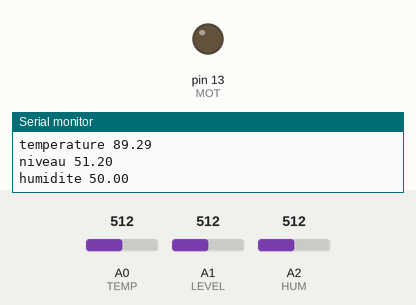
The sketch below on a simulated Arduino Uno, built with avr-gcc and run on an emulated ATmega328P. Shown: output pins drawn as LEDs (lit = HIGH), the last lines printed to the serial monitor. Inputs (shaded band) come from the test bench; at power-on: A2 (HUM) = 512, A0 (TEMP) = 512, A1 (LEVEL) = 512.

Above: at 1.2 s.
1.3 s: A2 (HUM) set to 999
11.2 s: A2 (HUM) set to 1014
At 21.2 s:
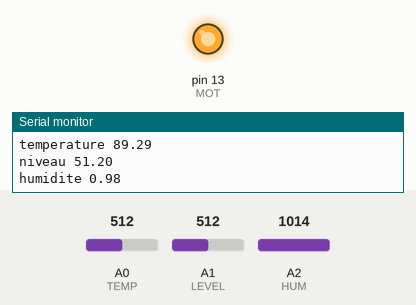
Timing chart, 0 to 22.7 s (numbered marks = the images above; inputs shaded):
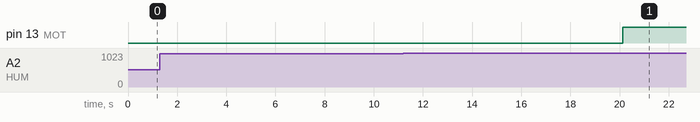

Measured:
- the behaviour switches between 1013 and 1014 on A2 (HUM) (found by bisection; images 0 and 1)
- after the input at 11.2 s, pin 13 (MOT): LOW → HIGH after 8.9 s

The sketch:

PlantCare.ino
```cpp
const int TEMP = A0;
const int LEVEL = A1;
const int HUM = A2;
const int MOT = 13;

const double a = 0.0011129148;
const double b = 0.000234125;
const double c = 0.0000000876741;

const int analogMaxTemp = 1024;
const int analogMinTemp = 0;
const int analogMaxHum = 1024; //sec
const int analogMinHum = 120;  //dans l'eau
const int analogMaxNiv = 1000; //plein
const int analogMinNiv = 100;  //vide

double TM = 0;
double Tm = 0;
double HM = 0;
double Hm = 0;

void setup() {
  Serial.begin(9600);
  pinMode(MOT, OUTPUT);
}

void loop() {
  //while((TM == 0) || (Tm == 0) || (HM == 0) || (Hm == 0)){
    static char buffer[32];
    static size_t pos = 0;
    while (Serial.available()){
        char c = Serial.read();
        if (c == '\n') {  // on end of line, parse the number
            buffer[pos] = '\0';

            Serial.print("received: ");
            Serial.println(buffer);
            pos = 0;
            if(buffer[0] == 'H' && buffer[1] == 'M'){
              HM = (double)((int)buffer[2]-'0')*10 + ((int)buffer[3]-'0');
            }
            else if (buffer[0] == 'H' && buffer[1] == 'P'){
              Hm = (double)((int)buffer[2]-'0')*10 + ((int)buffer[3]-'0');
            }
             else if (buffer[0] == 'T' && buffer[1] == 'M'){
              TM = (double)((int)buffer[2]-'0')*10 + ((int)buffer[3]-'0');
            }
             else if (buffer[0] == 'T' && buffer[1] == 'P'){
              Tm = (double)((int)buffer[2]-'0')*10 + ((int)buffer[3]-'0');
            }
        }
        else if (pos < sizeof buffer - 1) {  // otherwise, buffer it
            buffer[pos] = c;
            pos++;
        }
      }
    //}
  Serial.print("TEMPPLUS ");
  Serial.println(Tm);
  Serial.print("TEMPMOINS ");
  Serial.println(TM);
  Serial.print("HUMPLUS ");
  Serial.println(Hm);
  Serial.print("HUMMOINS ");
  Serial.println(HM);
  //TEMPERATURE
  int bit_temperature = analogRead(TEMP);
  double R = log(1000.0*(1024/bit_temperature-1));
  double temperature = 1/(a+b*R+c*R*R*R);
  temperature = temperature - 273.15;
  Serial.print("temperature ");
  Serial.println(temperature);

  //NIVEAU EAU
  double niveau = analogRead(LEVEL);
  double niveau1 = (niveau*100)/analogMaxNiv;
  Serial.print("niveau ");
  Serial.println(niveau1);

  //HUMIDITE
  double humidite = analogRead(HUM);
  humidite = 100-((humidite*100)/analogMaxHum);
  Serial.print("humidite ");
  Serial.println(humidite);

  lancement_moteur(temperature, humidite, niveau);

  delay(10000);
  //delay(1000*60*60*3); //toute les trois heures on active les capteurs


}

void lancement_moteur(int temp, int humi, int niv){
  if(niv >= analogMinNiv){                         //Si il reste suffisamment d'eau pour un arrossage
    if((temp >= TM) && (humi <= Hm)){              //s'il fait trop chaud et que la terre est sèche, on arrose
      digitalWrite(MOT, HIGH);
      delay(10000);
      digitalWrite(MOT, LOW);
    }
    else if(((temp >= Tm) && (temp <= TM)) && (humi<=Hm)){ //Si la temperature est normal mais que la terre est sèche, on arrose
      digitalWrite(MOT, HIGH);
      delay(7000);
      digitalWrite(MOT, LOW);
    }
    else if(((temp <= Tm) && (temp >= 0)) && (humi <= Hm)){ //Si la temperature est très basse mais pas négative (risque de geler) et que la terre est sèche, on arrose
      digitalWrite(MOT, HIGH);
      delay(7000);
      digitalWrite(MOT, LOW);
    }
    else
      //Serial.println("Pas besoin d'arroser !"); //Sinon on arrose pas
      return;
  }
  else                                          //On ne fait rien rien pour ne pas habimer la pome tant que le réservoir n'est pas plein
    //Serial.println("Niveau d'eau trop faible pour activé la pompe!");
    return;
}
```
